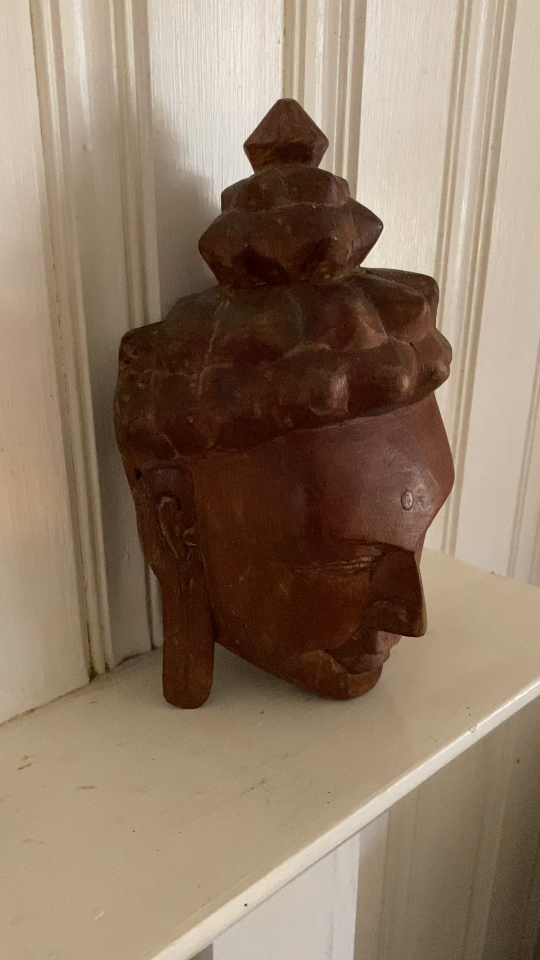
#> input picture buddha_images/buddha_001.png, 1080 x 1920 px (shown at 1/2 size); its folder holds only this picture in this run
$ jupyter execute --allow-errors beta_test_diff.ipynb   (shell and % lines are left out)
#> lines starting #> are read from the running program, lines starting #| are printed output that depends on the picture
[cell 1]
import os
import cv2
import matplotlib.pyplot as plt
import open3d as o3d
import numpy as np
from mpl_toolkits.mplot3d import Axes3D
from mpl_toolkits.mplot3d.art3d import Poly3DCollection
import pickle

import matplotlib
import gtsam
import scipy
import tqdm
import gtsam.utils.plot as gtsam_plot
import math
import itertools

[cell 2]
directory = './buddha_images/'
# %matplotlib inline
img_names = os.listdir(directory)
img_names.sort()
print(img_names)
images_list = []
grey_images_list = []
for i in img_names:
    if i[-4:] == ".png":
        image = cv2.cvtColor(cv2.imread(directory+str(i)), cv2.COLOR_BGR2RGB)
        images_list.append(image)
        # plt.imshow(image)
        # break
        grey_image = cv2.cvtColor(image, cv2.COLOR_BGR2GRAY)
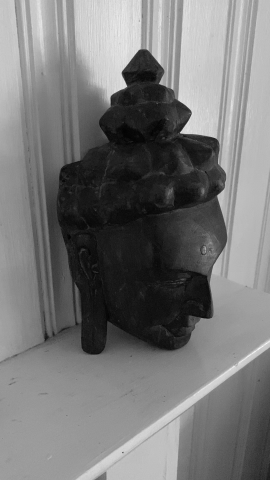
#> grey_image: shape (1920, 1080) (shown at 1/4 size); min 1, max 254, mean 118.2
        grey_images_list.append(grey_image)
        print(grey_image.shape)
#| (1920, 1080)

print(len(images_list))
#| 1

[cell 3]
'''Data Structures to use'''
class Point3D(object):
    def __init__(self, coords, origin):
        self.coords = coords
        self.origin = origin

class PointCloud(object):
    def __init__(self, points_3D, index, q1, q2):
        self.cloud = []
        self.create_pointcloud(points_3D, index, q1, q2)

    # [53 lines left out: functions find_3d_point, update, scan_pointcloud, not called in this run]

    def create_pointcloud(self, points_3D, index, q1, q2):
        for i, point in enumerate(points_3D):
            self.cloud.append(Point3D(point, {index: q1[i], index+1: q2[i]}))

    # [86 lines left out: functions get_pointcloud, make_pcd, plot_pointcloud, plot_camera_poses, plot_camera_poses_with_pointcloud, not called in this run]

def non_maximum_suppression(points):
    height, width = 1920,1080
    binary_mask = np.zeros((height, width), dtype=np.uint8)
    responses = np.array([point.response for point in points])
    mask = np.flip(np.argsort(responses))

    point_list = np.rint([point.pt for point in points])[mask].astype(int)

    nms_mask = []
    for point, index in zip(point_list, mask):
        if binary_mask[point[1], point[0]] == 0:
            nms_mask.append(index)
            cv2.circle(binary_mask, tuple(point), 2, 255, -1)

    return nms_mask

def compute_keypoints_list(images_list):

    keypoints_list = []
    desc_list = []
    # try:
    #     sift = cv2.xfeatures2d.SIFT_create(5000, nOctaveLayers=3, contrastThreshold=0.04)
    # except:
    sift = cv2.SIFT_create(5000, nOctaveLayers=3, contrastThreshold=0.04)

    for image in images_list:
        image_gray = image# cv2.cvtColor(image, cv2.COLOR_BGR2GRAY)
        # print(image_gray.shape)
        kp, desc = sift.detectAndCompute(image_gray, None)
        nms_mask = non_maximum_suppression(kp)
        kp = np.array(kp)[nms_mask]
        desc = np.array(desc)[nms_mask]
        print(kp.shape, desc.shape)
        keypoints_list.append(kp)
        desc_list.append(desc)

    return keypoints_list, desc_list

height, width = images_list[0].shape[:2]
K = np.array([[1500, 0, width/2], [0, 1500, height/2], [0, 0, 1]], dtype=np.float32)

keypoints_list, desc_list = compute_keypoints_list(grey_images_list)
#> the loop in compute_keypoints_list, `for image in images_list:` made 1 pass
#> (height in non_maximum_suppression, width in non_maximum_suppression) on pass 1: (1920, 1080)
#> (printed output is left out)
#> after the loop in compute_keypoints_list, `for image in images_list:`: desc_list = 1 item
#> keypoints_list = 1 item; desc_list = 1 item
print("LENGTH of keypoints and descriptors should be same")
print(len(keypoints_list),len(desc_list))
#| 1 1
print("Number of Keypoints and dim[0] of descriptors should be same")
print(len(keypoints_list[0]), desc_list[0].shape)
#| 964 (964, 128)

[cell 4]
# [35 lines left out: function compute_matches, not called in this run]

#> (the rest of this cell did not finish here and is left out)

[cell 5]
# [31 lines left out: functions compute_essential_mat, compute_pose, compute_pose_pnp, generate_transformation_matrix, not called in this run]

def compute_projection_matrix(T):

    return K @ np.linalg.inv(T)[:3,:]

# [13 lines left out: function triangulate_points, not called in this run]

'''points and pose computation'''
T = np.eye(4)
camera_poses = []
camera_poses.append(T)
for i in range(len(images_list)-1):

    pts_1, pts_2 = compute_matches(keypoints_list[i], keypoints_list[i+1], desc_list[i], desc_list[i+1])

    if i == 0:

        E, matches1, matches2, mask = compute_essential_mat(pts_1, pts_2)
        matches1, matches2, R, t = compute_pose(E, matches1, matches2, mask)
        T = generate_transformation_matrix(R, t)
        camera_poses.append(np.linalg.inv(T))
        P1 = compute_projection_matrix(camera_poses[i])
        P2 = compute_projection_matrix(camera_poses[i+1])
        points_3d, matches1, matches2 = triangulate_points(matches1, matches2, P1, P2)

        pointcloud = PointCloud(points_3d, 0, matches1, matches2)
        previous_keypoints = matches2

    else:

        E, matches1, matches2, mask = compute_essential_mat(pts_1, pts_2)

        matched_2d_image1, matched_3d, matched_indices = pointcloud.scan_pointcloud(i, previous_keypoints, matches1)

        print("Matched points 2d and 3d: ", matched_2d_image1.shape, matched_3d.shape)
        matched_2d_image2 = matches2[matched_indices]

        T_2_w = compute_pose_pnp(matched_3d, matched_2d_image2)
        camera_poses.append(np.linalg.inv(T_2_w))
        P1 = compute_projection_matrix(camera_poses[i])
        P2 = compute_projection_matrix(camera_poses[i+1])
        points3D, matches1, matches2 = triangulate_points(matches1, matches2, P1, P2)
        pointcloud.update(i, points3D, matches1, matches2)

        previous_keypoints = matches2

    print(matches1.shape, matches2.shape)
#> this loop made 0 passes
#> after the loop, camera_poses = [[[1, 0, 0, 0], [0, 1, 0, 0], [0, 0, 1, 0], [0, 0, 0, 1]]]

#> (a cell that did not finish here is left out)

[cell 7]
L = gtsam.symbol_shorthand.L
X = gtsam.symbol_shorthand.X
#> (the rest of this cell did not finish here and is left out)

[cell 8]
# [21 lines left out: function calculate_point_colors, not called in this run]

#> (the rest of this cell did not finish here and is left out)

# Don't run the below box

[cell 9]
# '''Code to implement SuperGlue on images, currently adding config and Matching from Superglue'''
# device = 'cuda' if torch.cuda.is_available() and not True else 'cpu'
# print('Running inference on device \"{}\"'.format(device))
# config = {
#     'superpoint': {
#         'nms_radius': 4,
#         'keypoint_threshold': 0.005,
#         'max_keypoints': -1
#     },
#     'superglue': {
#         'weights': 'indoor',
#         'sinkhorn_iterations': 20,
#         'match_threshold': 0.2,
#     }
# }
# matching = Matching(config).eval().to(device)

# def superglue_matches(img1, img2, matching, device):

#     keys = ['keypoints', 'scores', 'descriptors']

#     frame_tensor = frame2tensor(img1, device)
#     last_data = matching.superpoint({'image': frame_tensor})
#     last_data = {k+'0': last_data[k] for k in keys}
#     last_data['image0'] = frame_tensor
#     last_frame = img1
#     last_image_id = 0

#     frame_tensor = frame2tensor(img2, device)
#     pred = matching({**last_data, 'image1': frame_tensor})
#     kpts0 = last_data['keypoints0'][0].cpu().numpy()
#     kpts1 = pred['keypoints1'][0].cpu().numpy()
#     matches = pred['matches0'][0].cpu().numpy()
#     confidence = pred['matching_scores0'][0].cpu().detach().numpy()

#     valid = matches > -1

#     mkpts0 = kpts0[valid]
#     # print(mkpts0[0])
#     mkpts1 = kpts1[matches[valid]]
#     # print(mkpts1[0])
#     # color = cm.jet(confidence[valid])

#     text = [
#         'SuperGlue',
#         'Keypoints: {}:{}'.format(len(kpts0), len(kpts1)),
#         'Matches: {}'.format(len(mkpts0))
#     ]
#     k_thresh = matching.superpoint.config['keypoint_threshold']
#     m_thresh = matching.superglue.config['match_threshold']
#     small_text = [
#         'Keypoint Threshold: {:.4f}'.format(k_thresh),
#         'Match Threshold: {:.2f}'.format(m_thresh),
#         'Image Pair: {:06}:{:06}'.format(1, 2),
#     ]
#     # out = make_matching_plot_fast(
#     #     img1, img2, kpts0, kpts1, mkpts0, mkpts1, color, text,
#     #     path=None, show_keypoints=True, small_text=small_text)

#     return mkpts0, mkpts1

# matches_img1, matches_img2 = superglue_matches(images_list[0],images_list[1], matching, device)
# print(matches_img1.shape)

[cell 10]
"""Computations related to F matrix, Normal F matrix and F_RANSAC"""

# [53 lines left out: functions normalize_points, compute_F_normalized, not called in this run]

"""F_ransac Function"""

# [61 lines left out: function compute_F_ransac, not called in this run]

#> (the rest of this cell did not finish here and is left out)

[cell 11]
# [16 lines left out: function drawlines, not called in this run]


#> (the rest of this cell did not finish here and is left out)

[cell 12]
# [13 lines left out: function compute_essential_mat, not called in this run]

K = np.array([[1600,0,1080/2],[0,1600,1920/2],[0,0,1]], dtype = np.float32)
#> (the rest of this cell did not finish here and is left out)

[cell 13]
# [36 lines left out: function custom_recover_pose, not called in this run]

[cell 14]
# [23 lines left out: functions compute_pose_and_points, make_pose, not called in this run]

def compute_projection(pose, K):

    return np.matmul(K ,np.linalg.inv(pose)[:3, :])


#> (the rest of this cell did not finish here and is left out)

[cell 15]
class Point3D():
    def __init__(self, point_3d, frame, match):
        self.frames = []
        self.matches = []
        self.point = point_3d
        self.frames.append(frame)
        self.matches.append(match)
        # self.match2 = match2
    def add(self, frame, match):
        self.frames.append(frame)
        self.matches.append(match)

p = Point3D(np.array([1,2,3]),1,np.array([2,3]))
print(p.frames, type(p.matches))
p = np.empty(140,dtype=Point3D)

# [12 lines left out: function triangulate_points, not called in this run]

[cell 16]
K = np.array([[1600,0,1080/2],[0,1600,1920/2],[0,0,1]], dtype = np.float32) ##Never touch

def compute_odometry_points(keypoints_list, desc_list, K):

    camera_poses = []
    camera_poses.append(np.eye(4))
    i = 0
    Point3d_cloud = []
    for i in range(len(keypoints_list)-1):

        matches_1, matches_2 = compute_matches(keypoints_list[i], keypoints_list[i+1], desc_list[i], desc_list[i+1])
        E_pair, matches1_ransac, matches2_ransac = compute_essential_mat(matches_1, matches_2, K)

        if i == 0:

            matches1_chiral, matches2_chiral, R, T = compute_pose_and_points(E_pair, matches1_ransac, matches2_ransac)
            camera_pose = make_pose(R,T)
            world_camera_pose = np.linalg.inv(camera_pose)
            camera_poses.append(world_camera_pose)

            P1 = compute_projection(np.eye(4), K)
            P2 = compute_projection(world_camera_pose, K)

            points_3d, matches1_3check, matches2_3check = triangulate_points(matches1_chiral, matches2_chiral, P1, P2)
            # print(points_3d.shape, matches1_3check.shape, matches2_3check.shape)
            prev_matches = matches2_3check

            for p in range(points_3d.shape[0]):
                point_obj = Point3D(points_3d[p], i, matches1_3check[p])
                point_obj.add(i+1, matches2_3check[p])
                Point3d_cloud.append(point_obj)

        else:
            # break

            point_3d_pnp = []
            match1_pnp = []
            match2_pnp = []
            # [5 lines of commented-out code are left out]
            for ps, point in enumerate(Point3d_cloud):
                try:
                    value = point.frames.index(i)

                    for m, match1_ransac in enumerate(matches1_ransac):

                        # print(point.matches[value].shape)
                        if np.array_equal(point.matches[value],match1_ransac):
                            # print("INI")
                            point_3d_pnp.append(point.point)
                            match1_pnp.append(matches1_ransac[m])
                            match2_pnp.append(matches2_ransac[m])


                except ValueError:
                    continue

            print(len(match1_pnp),len(match2_pnp),len(point_3d_pnp))
            points_3d_pnp = np.array(point_3d_pnp)
            matches1_pnp = np.array(match1_pnp)
            matches2_pnp = np.array(match2_pnp)
            _, rvec, tvec, inlier_numbers = cv2.solvePnPRansac(points_3d_pnp, matches2_pnp, K, None)
            R, _ = cv2.Rodrigues(rvec)
            camera_pose = make_pose(R, tvec)
            camera_poses.append(np.linalg.inv(camera_pose))
            P1 = compute_projection(camera_poses[i], K)
            P2 = compute_projection(camera_poses[i+1], K)

            new_points_3d, matches1_3check, matches2_3check = triangulate_points(matches1_ransac, matches2_ransac, P1, P2)
            # for push_lap in range(len(matches1_3check)):
            #     print(matches1_3check[push_lap], matches2_3check[push_lap])

            for ma in range(len(matches1_3check)):
                exist = False
                for point in Point3d_cloud:
                    try:
                        val = point.frames.index(i)
                        if np.array_equal(point.matches[val],matches1_3check[ma]):
                            if i+1 in point.frames:
                                continue
                            else:
                                point.add(i+1, matches2_3check[ma])
                            exist = True
                            break
                    except ValueError:
                        continue

                if exist == False:
                    point_new = Point3D(new_points_3d[ma], i, matches1_3check[ma])
                    point_new.add(i+1, matches2_3check[ma])
                    Point3d_cloud.append(point_new)
#> after the loop, Point3d_cloud = []

        # if i ==1:
        #     break
        # print(len(Point3d_cloud))

    return camera_poses, Point3d_cloud

camera_poses, Point3d_list = compute_odometry_points(keypoints_list, desc_list, K)
#> Point3d_list = []
    # if i ==2:
    #     break

[cell 17]
for point in Point3d_list:
    print(point.point, point.frames, point.matches)

print(len(Point3d_list))
#| 0
print(len(camera_poses))
#| 1

# Plot Functions for interactive view and top view

[cell 18]
def PlotCamera(R,t,ax,scale=.15,depth=.15,faceColor='grey'):
    C = -t #camera center (in world coordinate system)

    #Generating camera coordinate axes
    axes = np.zeros((3,6))
    axes[0,1], axes[1,3],axes[2,5] = 1,1,1

    #Transforming to world coordinate system
    axes = R.T.dot(axes)+C[:,np.newaxis]

    #Plotting axes
    ax.plot3D(xs=axes[0,:2],ys=axes[1,:2],zs=axes[2,:2],c='r')
    ax.plot3D(xs=axes[0,2:4],ys=axes[1,2:4],zs=axes[2,2:4],c='g')
    ax.plot3D(xs=axes[0,4:],ys=axes[1,4:],zs=axes[2,4:],c='b')

    #generating 5 corners of camera polygon
    pt1 = np.array([[0,0,0]]).T #camera centre
    pt2 = np.array([[scale,depth, scale]]).T #upper right
    pt3 = np.array([[scale,depth, -scale]]).T #lower right
    pt4 = np.array([[-scale,depth, scale]]).T #upper left
    pt5 = np.array([[-scale,depth, -scale]]).T #lower left
    pts = np.concatenate((pt1,pt2,pt3,pt4,pt5),axis=-1)

    #Transforming to world-coordinate system
    pts = R.T.dot(pts)+C[:,np.newaxis]
    ax.scatter3D(xs=pts[0,:],ys=pts[1,:],zs=pts[2,:],c='k')

    #Generating a list of vertices to be connected in polygon
    verts = [[pts[:,0],pts[:,1],pts[:,2]], [pts[:,0],pts[:,2],pts[:,-1]],
            [pts[:,0],pts[:,-1],pts[:,-2]],[pts[:,0],pts[:,-2],pts[:,1]]]

    #Generating a polygon now..
    ax.add_collection3d(Poly3DCollection(verts, facecolors=faceColor,
                                         linewidths=1, edgecolors='k', alpha=.25))

def plot_3d_pose(cumilative_poses):
    %matplotlib qt
    fig = plt.figure(figsize=(8,8))
    ax = fig.add_subplot(111, projection='3d')

    for pose in cumilative_poses:

        PlotCamera(pose[:3,:3],pose[:3,3],ax)
#> this loop made 1 pass
#> (pose, axes in PlotCamera, pt2 in PlotCamera, pt4 in PlotCamera, pt5 in PlotCamera) on pass 1: ([[1, 0, 0, 0], [0, 1, 0, 0], [0, 0, 1, 0], [0, 0, 0, 1]], [[0, 1, 0, 0, 0, 0], [0, 0, 0, 1, 0, 0], [0, 0, 0, 0, 0, 1]], [0.15, 0.15, 0.15], [-0.15, 0.15, 0.15], [-0.15, 0.15, -0.15])

# [9 lines left out: function plot_3d_points, not called in this run]


plot_3d_pose(camera_poses)
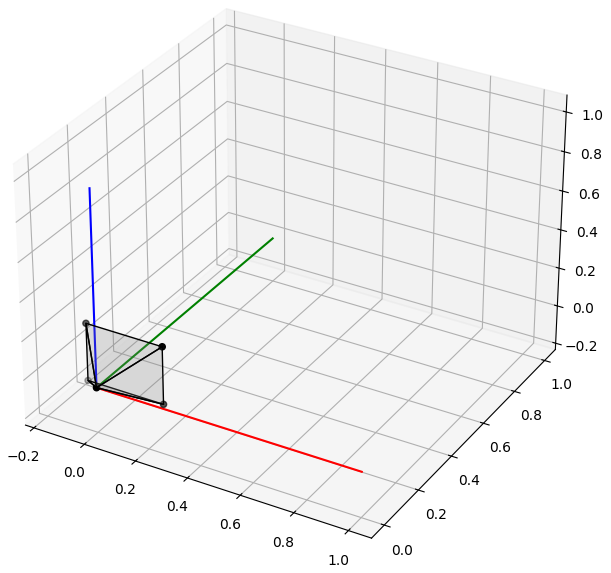
#> figure drawn by matplotlib, 1 panel

[cell 19]
def plot_poses(poses_wTi: list, figsize=(7, 8)) -> None:
    """
    Poses are wTi (in world frame, which is defined as 0th camera frame)
    """
#> called with figsize = (7, 8)
    axis_length = 0.5

    num_poses = len(poses_wTi)
#> num_poses = 1
    colors_arr = np.array([[color_obj.rgb] for color_obj in Color("red").range_to(Color("green"), num_poses)]).squeeze()

    _, ax = plt.subplots(figsize=figsize)

    for i, wTi in enumerate(poses_wTi):
        wti = wTi[:3, 3]

        # assume ground plane is xz plane in camera coordinate frame
        # 3d points in +x and +z axis directions, in homogeneous coordinates
        posx = wTi @ np.array([axis_length, 0, 0, 1]).reshape(4, 1)
        posz = wTi @ np.array([0, 0, axis_length, 1]).reshape(4, 1)

        # print([wti[0], posz[0][0]])
        # print([wti[2], posx[2][0]])
        if i==30:
            break
        ax.plot([wti[0], posx[0][0]], [wti[2], posx[2][0]], "b", zorder=1)
        ax.plot([wti[0], posz[0][0]], [wti[2], posz[2][0]], "k", zorder=1)

        ax.scatter(wti[0], wti[2], 40, marker=".", color=colors_arr[i], zorder=2)

    plt.axis("equal")
    plt.title("Egovehicle trajectory")
    plt.xlabel("x camera coordinate (of camera frame 0)")
    plt.ylabel("z camera coordinate (of camera frame 0)")
#> (the rest of this cell did not finish here and is left out)

$ run again, on buddha_images/buddha_005.png
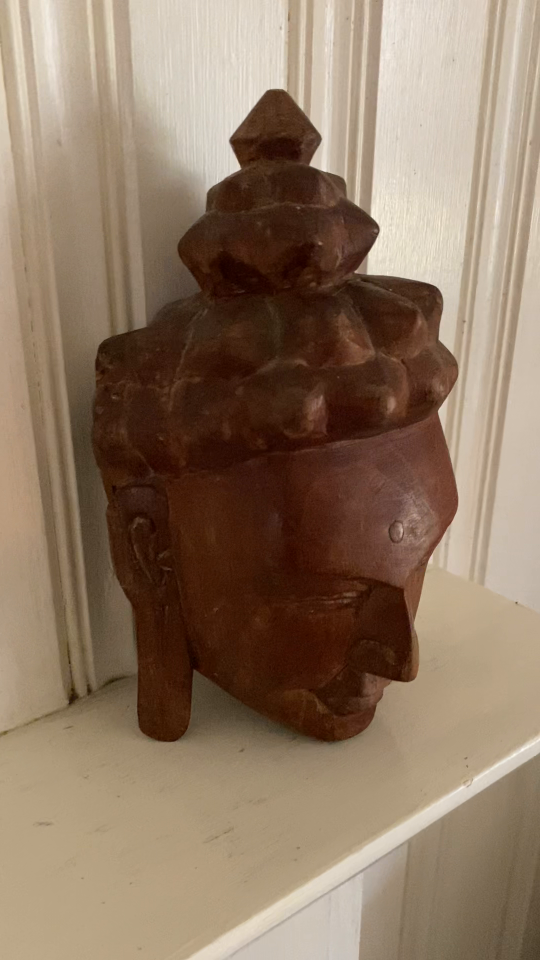
#> input picture buddha_images/buddha_005.png, 1080 x 1920 px (shown at 1/2 size)
#> `grey_image = cv2.cvtColor(image, cv2.COLOR_BGR2GRAY)`:
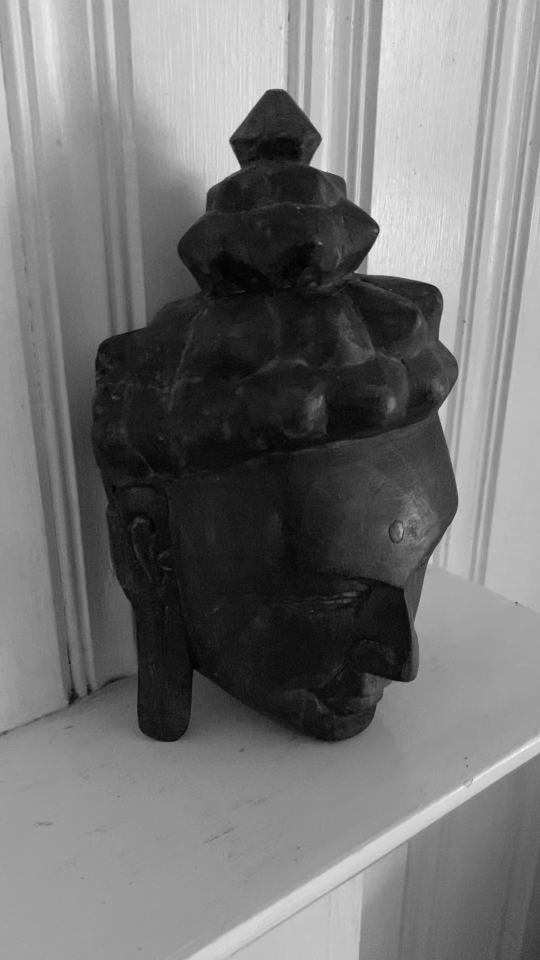
#> grey_image: shape (1920, 1080) (shown at 1/2 size); min 2, max 249, mean 115.8
#| (1920, 1080)
#| 1
#> the loop in compute_keypoints_list, `for image in images_list:` made 1 pass
#> (height in non_maximum_suppression, width in non_maximum_suppression) on pass 1: (1920, 1080)
#> (printed output is left out)
#> after the loop in compute_keypoints_list, `for image in images_list:`: desc_list = 1 item
#| 1 1
#| 437 (437, 128)
#> after the loop `for i in range(len(images_list)-1):`: camera_poses = [[[1, 0, 0, 0], [0, 1, 0, 0], [0, 0, 1, 0], [0, 0, 0, 1]]]
#> after the loop in compute_odometry_points, `for i in range(len(keypoints_list)-1):`: Point3d_cloud = []
#| 0
#| 1
#> the loop in plot_3d_pose, `for pose in cumilative_poses: ` made 1 pass
#> (pose, axes in PlotCamera, pt2 in PlotCamera, pt4 in PlotCamera, pt5 in PlotCamera) on pass 1: ([[1, 0, 0, 0], [0, 1, 0, 0], [0, 0, 1, 0], [0, 0, 0, 1]], [[0, 1, 0, 0, 0, 0], [0, 0, 0, 1, 0, 0], [0, 0, 0, 0, 0, 1]], [0.15, 0.15, 0.15], [-0.15, 0.15, 0.15], [-0.15, 0.15, -0.15])
#> num_poses = 1
